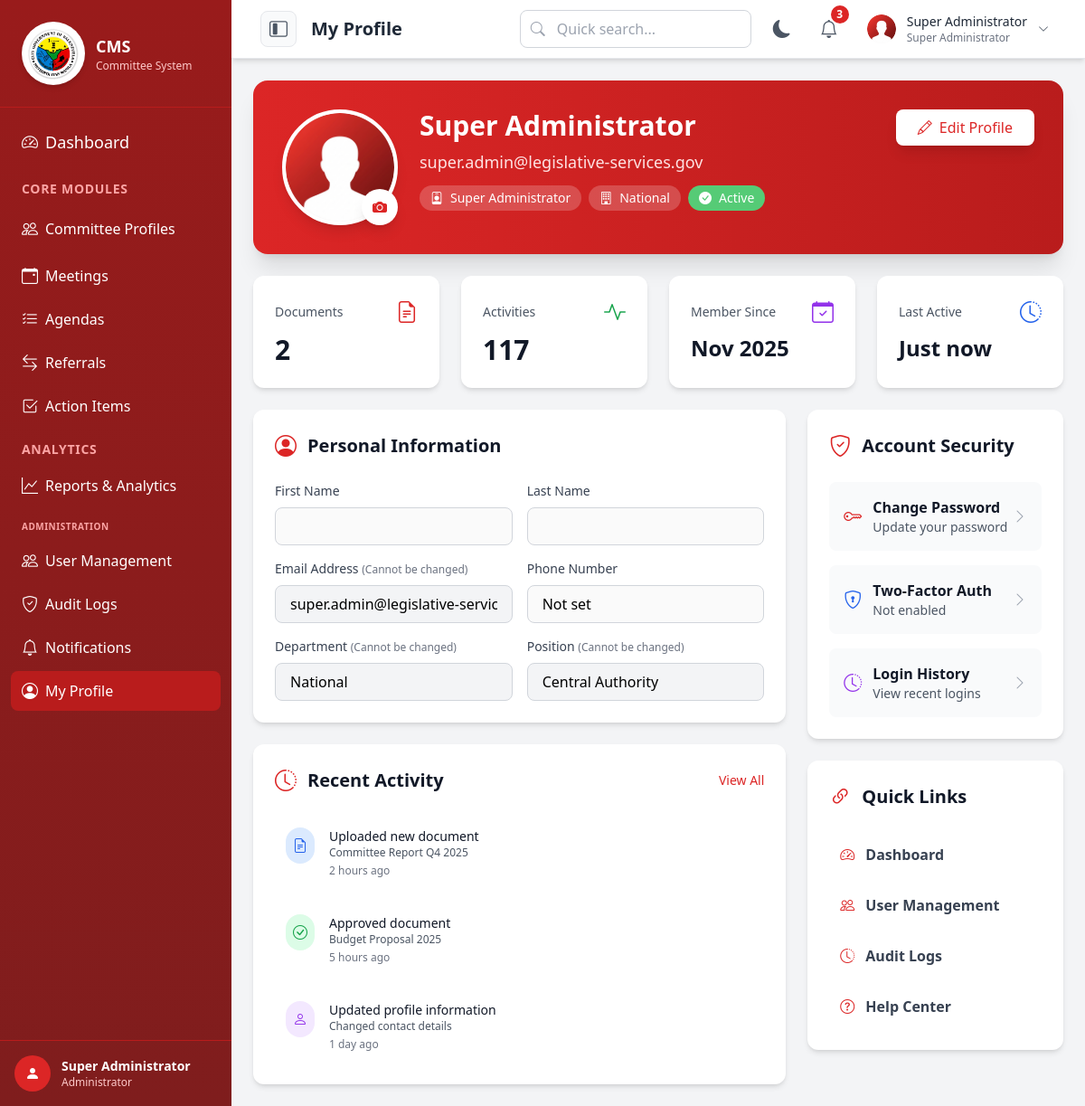
Page /public/pages/my-profile/index.php (signed in) on the committed database.
### tables this page shows
CREATE TABLE IF NOT EXISTS `users` (
  `user_id` INT AUTO_INCREMENT PRIMARY KEY,
  `email` VARCHAR(100) NOT NULL UNIQUE,
  `profile_picture` VARCHAR(255),
  `phone` VARCHAR(20),
  `password_hash` VARCHAR(255) NOT NULL,
  `first_name` VARCHAR(100) NOT NULL,
  `last_name` VARCHAR(100) NOT NULL,
  `role_id` INT NOT NULL,
  `department` VARCHAR(100),
  `position` VARCHAR(100),
  `bio` TEXT,
  `address` TEXT,
  `employee_id` VARCHAR(50),
  `is_active` BOOLEAN DEFAULT FALSE,
  `email_verified` BOOLEAN DEFAULT FALSE,
  `verification_token` VARCHAR(255),
  `verification_token_expires` DATETIME,
  `password_reset_token` VARCHAR(255),
  `password_reset_expires` DATETIME,
  `last_login` DATETIME,
  `created_at` TIMESTAMP DEFAULT CURRENT_TIMESTAMP,
  `updated_at` TIMESTAMP DEFAULT CURRENT_TIMESTAMP ON UPDATE CURRENT_TIMESTAMP,
  FOREIGN KEY (`role_id`) REFERENCES `roles`(`role_id`)
);

### public/pages/my-profile/index.php (the view, shortened to what this page needs)
<?php
require_once '../../../config/database.php';
$userId = $_SESSION['user_id'];
$query = "SELECT u.*, r.role_name FROM users u LEFT JOIN roles r ON u.role_id = r.role_id WHERE u.user_id = ?";
$stmt = $conn->prepare($query);
$stmt->bind_param("i", $userId);
$stmt->execute();
$result = $stmt->get_result();
$user = $result->fetch_assoc();
$userPhone = $user['phone'] ?? 'Not set';
$userDepartment = $user['department'] ?? 'Not set';
$userPosition = $user['position'] ?? 'Not set';
$memberSince = date('M Y', strtotime($user['created_at'] ?? 'now'));
include '../../includes/header.php';
?>
<div class="bg-gradient-to-r from-red-600 to-red-700 rounded-2xl shadow-xl p-8 mb-6 text-white animate-fade-in">
    <div class="flex flex-col md:flex-row items-center md:items-start gap-6">
        <div class="relative">
            <div id="profilePictureContainer"
                class="w-32 h-32 rounded-full bg-white border-4 border-white shadow-lg flex items-center justify-center overflow-hidden">
                <?php if ($profilePicture): ?>
                    <img src="../../<?php echo htmlspecialchars($profilePicture); ?>" alt="Profile Picture"
                        class="w-full h-full object-cover" onerror="this.src='../../assets/images/default-avatar.png'">
                <?php else: ?>
                    <img src="../../assets/images/default-avatar.png" alt="Default Avatar"
                        class="w-full h-full object-cover">
                <?php endif; ?>
            </div>
            <button onclick="openUploadModal()"
                class="absolute bottom-0 right-0 bg-white text-red-600 rounded-full w-10 h-10 flex items-center justify-center hover:bg-gray-100 transform hover:scale-110 transition-all duration-200 shadow-lg">
                <i class="bi bi-camera-fill"></i>
            </button>
        </div>
        <div class="flex-1 text-center md:text-left">
            <h1 class="text-3xl font-bold mb-2"><?php echo htmlspecialchars($userName); ?></h1>
            <p class="text-red-100 text-lg mb-3"><?php echo htmlspecialchars($userEmail); ?></p>
            <div class="flex flex-wrap gap-2 justify-center md:justify-start">
                <span class="bg-white bg-opacity-20 px-3 py-1 rounded-full text-sm flex items-center gap-2">
                    <i class="bi bi-person-badge"></i> <?php echo htmlspecialchars($userRole); ?>
                </span>
                <span class="bg-white bg-opacity-20 px-3 py-1 rounded-full text-sm flex items-center gap-2">
                    <i class="bi bi-building"></i> <?php echo htmlspecialchars($userDepartment); ?>
                </span>
                <span class="bg-green-400 bg-opacity-90 px-3 py-1 rounded-full text-sm flex items-center gap-2">
                    <i class="bi bi-check-circle-fill"></i> Active
                </span>
            </div>
        </div>
        <div class="flex items-center">
            <button onclick="toggleEditMode()"
                class="bg-white text-red-600 px-6 py-2 rounded-lg font-medium hover:bg-gray-100 transform hover:scale-105 transition-all duration-200 shadow-lg flex items-center gap-2">
                <i class="bi bi-pencil"></i> Edit Profile
            </button>
        </div>
    </div>
</div>
<div class="grid grid-cols-1 md:grid-cols-4 gap-6 mb-6">
    <div class="bg-white rounded-xl shadow-md p-6 animate-fade-in-up animation-delay-100">
        <div class="flex items-center justify-between mb-2">
            <span class="text-gray-600 text-sm">Documents</span>
            <i class="bi bi-file-earmark-text text-2xl text-red-600"></i>
        </div>
        <p class="text-3xl font-bold text-gray-900">2</p>
    </div>
    <div class="bg-white rounded-xl shadow-md p-6 animate-fade-in-up animation-delay-200">
        <div class="flex items-center justify-between mb-2">
            <span class="text-gray-600 text-sm">Activities</span>
            <i class="bi bi-activity text-2xl text-green-600"></i>
        </div>
        <p class="text-3xl font-bold text-gray-900">117</p>
    </div>
    <div class="bg-white rounded-xl shadow-md p-6 animate-fade-in-up animation-delay-300">
        <div class="flex items-center justify-between mb-2">
            <span class="text-gray-600 text-sm">Member Since</span>
            <i class="bi bi-calendar-check text-2xl text-purple-600"></i>
        </div>
        <p class="text-2xl font-bold text-gray-900"><?php echo $memberSince; ?></p>
    </div>
    <div class="bg-white rounded-xl shadow-md p-6 animate-fade-in-up animation-delay-400">
        <div class="flex items-center justify-between mb-2">
            <span class="text-gray-600 text-sm">Last Active</span>
            <i class="bi bi-clock-history text-2xl text-blue-600"></i>
        </div>
        <p class="text-2xl font-bold text-gray-900">Just now</p>
    </div>
</div>
<div class="grid grid-cols-1 lg:grid-cols-3 gap-6">
    <div class="lg:col-span-2 space-y-6">
        <div class="bg-white rounded-xl shadow-md p-6 animate-fade-in-up animation-delay-500">
            <div class="flex items-center mb-6">
                <i class="bi bi-person-circle text-red-600 text-2xl mr-3"></i>
                <h2 class="text-xl font-bold text-gray-900">Personal Information</h2>
            </div>
            <form method="POST" id="profileForm">
                <div class="grid grid-cols-1 md:grid-cols-2 gap-4">
                    <div>
                        <label class="block text-sm font-medium text-gray-700 mb-2">First Name</label>
                        <input type="text" name="first_name"
                            value="<?php echo htmlspecialchars($user['first_name'] ?? ''); ?>"
                            class="w-full px-4 py-2 border border-gray-300 rounded-lg focus:ring-2 focus:ring-red-600 focus:border-transparent"
                            disabled>
                    </div>
                    <div>
                        <label class="block text-sm font-medium text-gray-700 mb-2">Last Name</label>
                        <input type="text" name="last_name"
                            value="<?php echo htmlspecialchars($user['last_name'] ?? ''); ?>"
                            class="w-full px-4 py-2 border border-gray-300 rounded-lg focus:ring-2 focus:ring-red-600 focus:border-transparent"
                            disabled>
                    </div>
                    <div>
                        <label class="block text-sm font-medium text-gray-700 mb-2">Email Address <span
                                class="text-xs text-gray-500">(Cannot be changed)</span></label>
                        <input type="email" name="email" value="<?php echo htmlspecialchars($userEmail); ?>"
                            class="w-full px-4 py-2 border border-gray-300 rounded-lg bg-gray-100 cursor-not-allowed"
                            disabled readonly>
                    </div>
                    <div>
                        <label class="block text-sm font-medium text-gray-700 mb-2">Phone Number</label>
                        <input type="tel" name="phone" value="<?php echo htmlspecialchars($userPhone); ?>"
                            class="w-full px-4 py-2 border border-gray-300 rounded-lg focus:ring-2 focus:ring-red-600 focus:border-transparent"
                            disabled>
                    </div>
                    <div>
                        <label class="block text-sm font-medium text-gray-700 mb-2">Department <span
                                class="text-xs text-gray-500">(Cannot be changed)</span></label>
                        <input type="text" name="department" value="<?php echo htmlspecialchars($userDepartment); ?>"
                            class="w-full px-4 py-2 border border-gray-300 rounded-lg bg-gray-100 cursor-not-allowed"
                            disabled readonly>
                    </div>
                    <div>
                        <label class="block text-sm font-medium text-gray-700 mb-2">Position <span
                                class="text-xs text-gray-500">(Cannot be changed)</span></label>
                        <input type="text" name="position" value="<?php echo htmlspecialchars($userPosition); ?>"
                            class="w-full px-4 py-2 border border-gray-300 rounded-lg bg-gray-100 cursor-not-allowed"
                            disabled readonly>
                    </div>
                </div>
            </form>
        </div>
        <div class="bg-white rounded-xl shadow-md p-6 animate-fade-in-up animation-delay-600">
            <div class="flex items-center justify-between mb-6">
                <div class="flex items-center">
                    <i class="bi bi-clock-history text-red-600 text-2xl mr-3"></i>
                    <h2 class="text-xl font-bold text-gray-900">Recent Activity</h2>
                </div>
                <a href="#" class="text-red-600 hover:text-red-700 text-sm font-medium">View All</a>
            </div>
            <div class="space-y-4">
                <div class="flex items-start gap-4 p-3 hover:bg-gray-50 rounded-lg transition">
                    <div class="bg-blue-100 rounded-full p-2">
                        <i class="bi bi-file-earmark-text text-blue-600"></i>
                    </div>
                    <div class="flex-1">
                        <p class="text-sm font-medium text-gray-900">Uploaded new document</p>
                        <p class="text-xs text-gray-600">Committee Report Q4 2025</p>
                        <p class="text-xs text-gray-500 mt-1">2 hours ago</p>
                    </div>
                </div>
                <div class="flex items-start gap-4 p-3 hover:bg-gray-50 rounded-lg transition">
                    <div class="bg-green-100 rounded-full p-2">
                        <i class="bi bi-check-circle text-green-600"></i>
                    </div>
                    <div class="flex-1">
                        <p class="text-sm font-medium text-gray-900">Approved document</p>
                        <p class="text-xs text-gray-600">Budget Proposal 2025</p>
                        <p class="text-xs text-gray-500 mt-1">5 hours ago</p>
                    </div>
                </div>
                <div class="flex items-start gap-4 p-3 hover:bg-gray-50 rounded-lg transition">
                    <div class="bg-purple-100 rounded-full p-2">
                        <i class="bi bi-person text-purple-600"></i>
                    </div>
                    <div class="flex-1">
                        <p class="text-sm font-medium text-gray-900">Updated profile information</p>
                        <p class="text-xs text-gray-600">Changed contact details</p>
                        <p class="text-xs text-gray-500 mt-1">1 day ago</p>
                    </div>
                </div>
            </div>
        </div>
    </div>
    <div class="space-y-6">
        <div class="bg-white rounded-xl shadow-md p-6 animate-fade-in-up animation-delay-700">
            <div class="flex items-center mb-6">
                <i class="bi bi-shield-check text-red-600 text-2xl mr-3"></i>
                <h2 class="text-xl font-bold text-gray-900">Account Security</h2>
            </div>
            <div class="space-y-4">
                <button onclick="openChangePasswordModal()"
                    class="w-full flex items-center justify-between p-4 bg-gray-50 hover:bg-gray-100 rounded-lg transition">
                    <div class="flex items-center gap-3">
                        <i class="bi bi-key text-red-600 text-xl"></i>
                        <div class="text-left">
                            <p class="font-semibold text-gray-900">Change Password</p>
                            <p class="text-sm text-gray-600">Update your password</p>
                        </div>
                    </div>
                    <i class="bi bi-chevron-right text-gray-400"></i>
                </button>
                <button
                    class="w-full flex items-center justify-between p-4 bg-gray-50 hover:bg-gray-100 rounded-lg transition">
                    <div class="flex items-center gap-3">
                        <i class="bi bi-shield-lock text-blue-600 text-xl"></i>
                        <div class="text-left">
                            <p class="font-semibold text-gray-900">Two-Factor Auth</p>
                            <p class="text-sm text-gray-600">Not enabled</p>
                        </div>
                    </div>
                    <i class="bi bi-chevron-right text-gray-400"></i>
                </button>
                <button
                    class="w-full flex items-center justify-between p-4 bg-gray-50 hover:bg-gray-100 rounded-lg transition">
                    <div class="flex items-center gap-3">
                        <i class="bi bi-clock-history text-purple-600 text-xl"></i>
                        <div class="text-left">
                            <p class="font-semibold text-gray-900">Login History</p>
                            <p class="text-sm text-gray-600">View recent logins</p>
                        </div>
                    </div>
                    <i class="bi bi-chevron-right text-gray-400"></i>
                </button>
            </div>
        </div>
        <div class="bg-white rounded-xl shadow-md p-6 animate-fade-in-up animation-delay-800">
            <div class="flex items-center mb-6">
                <i class="bi bi-link-45deg text-red-600 text-2xl mr-3"></i>
                <h2 class="text-xl font-bold text-gray-900">Quick Links</h2>
            </div>
            <div class="space-y-2">
                <a href="../../dashboard.php" class="flex items-center p-3 rounded-lg hover:bg-gray-100 transition">
                    <i class="bi bi-speedometer2 text-red-600 mr-3"></i>
                    <span class="font-semibold text-gray-700">Dashboard</span>
                </a>
                <a href="../user-management/index.php"
                    class="flex items-center p-3 rounded-lg hover:bg-gray-100 transition">
                    <i class="bi bi-people text-red-600 mr-3"></i>
                    <span class="font-semibold text-gray-700">User Management</span>
                </a>
                <a href="../audit-logs/index.php" class="flex items-center p-3 rounded-lg hover:bg-gray-100 transition">
                    <i class="bi bi-clock-history text-red-600 mr-3"></i>
                    <span class="font-semibold text-gray-700">Audit Logs</span>
                </a>
                <a href="#" class="flex items-center p-3 rounded-lg hover:bg-gray-100 transition">
                    <i class="bi bi-question-circle text-red-600 mr-3"></i>
                    <span class="font-semibold text-gray-700">Help Center</span>
                </a>
            </div>
        </div>
    </div>
</div>
<?php include '../../includes/footer.php'; ?>

### rows in the picture
users: department "National", created_at "Nov 2025", phone "Not set", position "Central Authority"

### other values in the picture
$userName "Super Administrator"
$pageTitle "My Profile"
$dummyUnreadCount "3"
$userRole "Super Administrator"
$userEmail "super.admin@legislative-services.gov"
